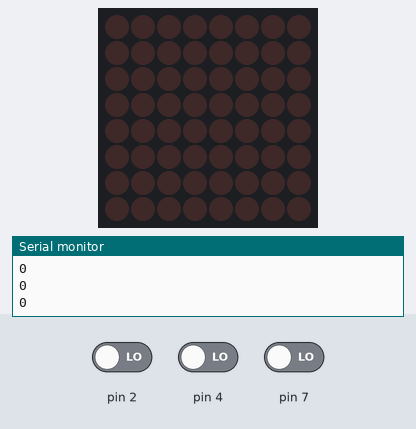
This sketch was run on a simulated Arduino Uno, built with avr-gcc and run on an emulated ATmega328P. Parts: 8×8 LED matrix, the last lines printed to the serial monitor. The test bench sets the inputs (shaded band); at power-on: pin 7 LOW, pin 2 LOW, pin 4 LOW.

Above: at 1.2 s.
1.3 s: pin 7 driven HIGH
At 1.7 s:
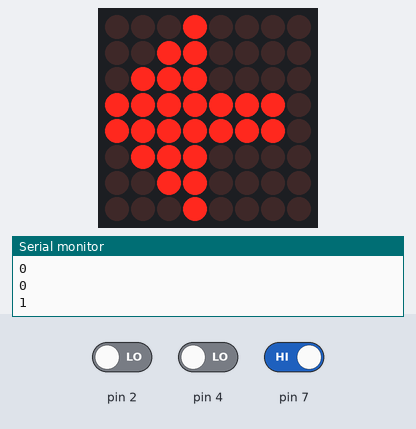
4.3 s: pin 2 driven HIGH
At 6.1 s:
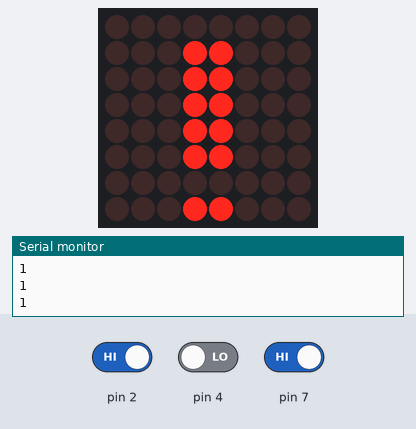
7.3 s: pin 7 driven LOW
8.8 s: pin 4 driven HIGH
At 9.7 s:
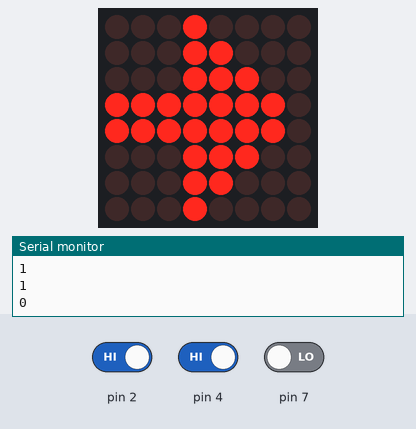
11.3 s: pin 2 driven LOW
Timing chart, 0 to 14.3 s (numbered marks = the images above; inputs shaded):
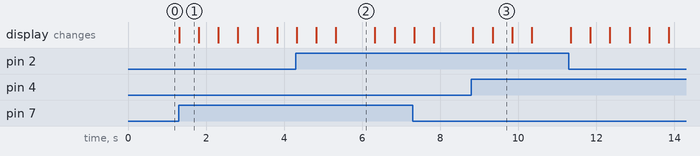

Measured:
- after the input at 1.3 s, the display: changes at once (image 1)
- after the input at 4.3 s, the display: first differs from a run without the input after 1.0 s (image 2)
- after the input at 8.8 s, the display: first differs from a run without the input after 0.54 s (image 3)
- what the display in image 1 shows lasts 0.5 s, from 1.3 s to 1.8 s
- what the display in image 2 shows lasts 1.0 s, from 5.3 s to 6.3 s

The sketch:

indicator.io.ino
```cpp
#include <LedControl.h>

LedControl matrix(12,11,10,1);


void setup() {
  //


 Serial.begin(9600);

 pinMode(7,INPUT);
 pinMode(4,INPUT);
 pinMode(2,INPUT);


 matrix.shutdown(0, false);


}

void loop() {
  //

  int buttonLeft = digitalRead(7);
  int buttonRight = digitalRead(4);
  int buttonWarning = digitalRead(2);

  Serial.println(buttonLeft);


  matrix.clearDisplay(0);

  if(buttonLeft == 1) {

    matrix.setLed(0, 0, 3, true);
    matrix.setLed(0, 1, 2, true);
    matrix.setLed(0, 1, 3, true);
    matrix.setLed(0, 2, 1, true);
    matrix.setLed(0, 2, 2, true);
    matrix.setLed(0, 2, 3, true);
    matrix.setLed(0, 3, 0, true);
    matrix.setLed(0, 3, 1, true);
    matrix.setLed(0, 3, 2, true);
    matrix.setLed(0, 3, 3, true);
    matrix.setLed(0, 3, 4, true);
    matrix.setLed(0, 3, 5, true);
    matrix.setLed(0, 3, 6, true);
    matrix.setLed(0, 4, 0, true);
    matrix.setLed(0, 4, 1, true);
    matrix.setLed(0, 4, 2, true);
    matrix.setLed(0, 4, 3, true);
    matrix.setLed(0, 4, 4, true);
    matrix.setLed(0, 4, 5, true);
    matrix.setLed(0, 4, 6, true);
    matrix.setLed(0, 5, 1, true);
    matrix.setLed(0, 5, 2, true);
    matrix.setLed(0, 5, 3, true);
    matrix.setLed(0, 6, 2, true);
    matrix.setLed(0, 6, 3, true);
    matrix.setLed(0, 7, 3, true);

    delay(500);

    matrix.clearDisplay(0);


    delay(500);
}

 if(buttonRight == 1) {

    matrix.setLed(0, 0, 3, true);
    matrix.setLed(0, 1, 3, true);
    matrix.setLed(0, 1, 4, true);
    matrix.setLed(0, 2, 3, true);
    matrix.setLed(0, 2, 4, true);
    matrix.setLed(0, 2, 5, true);
    matrix.setLed(0, 3, 0, true);
    matrix.setLed(0, 3, 1, true);
    matrix.setLed(0, 3, 2, true);
    matrix.setLed(0, 3, 3, true);
    matrix.setLed(0, 3, 4, true);
    matrix.setLed(0, 3, 5, true);
    matrix.setLed(0, 3, 6, true);
    matrix.setLed(0, 4, 0, true);
    matrix.setLed(0, 4, 1, true);
    matrix.setLed(0, 4, 2, true);
    matrix.setLed(0, 4, 3, true);
    matrix.setLed(0, 4, 4, true);
    matrix.setLed(0, 4, 5, true);
    matrix.setLed(0, 4, 6, true);
    matrix.setLed(0, 5, 3, true);
    matrix.setLed(0, 5, 4, true);
    matrix.setLed(0, 5, 5, true);
    matrix.setLed(0, 6, 3, true);
    matrix.setLed(0, 6, 4, true);
    matrix.setLed(0, 7, 3, true);

    delay(500);

    matrix.clearDisplay(0);


    delay(500);

}

   if(buttonWarning == 1) {

    matrix.setLed(0, 1, 3, true);
    matrix.setLed(0, 1, 4, true);
    matrix.setLed(0, 2, 3, true);
    matrix.setLed(0, 2, 4, true);
    matrix.setLed(0, 3, 3, true);
    matrix.setLed(0, 3, 4, true);
    matrix.setLed(0, 4, 3, true);
    matrix.setLed(0, 4, 4, true);
    matrix.setLed(0, 5, 3, true);
    matrix.setLed(0, 5, 4, true);

    matrix.setLed(0, 7, 3, true);
    matrix.setLed(0, 7, 4, true);

    delay(1000);

    matrix.clearDisplay(0);


    delay(500);

}


}
```
